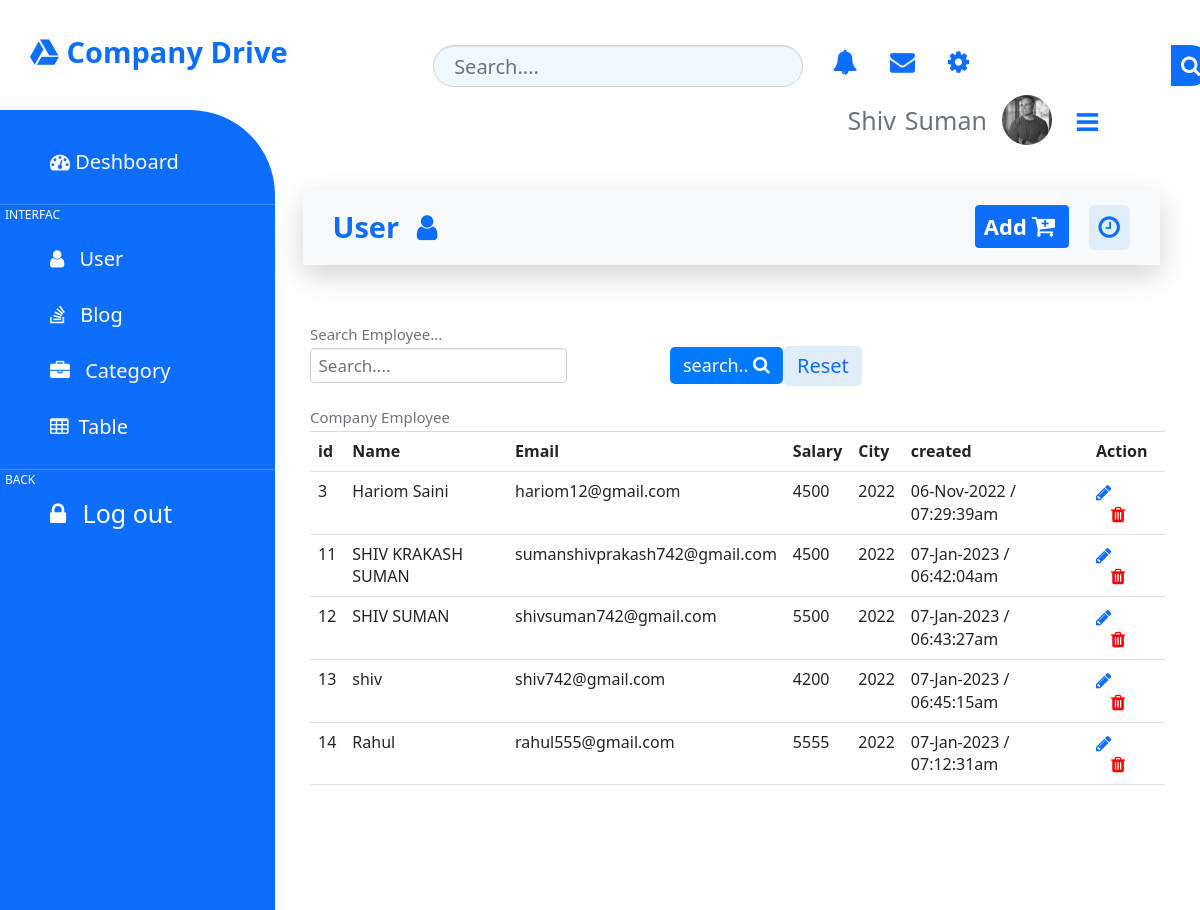
Screenshot of /backend/user/index.php (signed in) with the database file from the repository.
### tables this page shows
CREATE TABLE `user_2` (
  `id` int(11) NOT NULL,
  `name` varchar(255) NOT NULL,
  `email` varchar(255) NOT NULL,
  `salary` varchar(255) NOT NULL,
  `city` varchar(255) NOT NULL,
  `created` timestamp NOT NULL DEFAULT current_timestamp()
);

### backend/user/index.php (the view, shortened to what this page needs)
<html>
<head>
</head>
<body>
<?php
    include('../layout/sidebar.php');
?>
    <div style=" height: 100%; margin-left:275px;">
        <div class="conteinar-fluad m-5 p-2">
            <div class="nave">
                <div class="row  ">
                    <div class="col-sm-7 pt-3">
                        <input type="search" class="form-control" id="search" placeholder="Search....">
                        <a href="#" class="barsearch"><i class="fa fa-search fa-sm"></i></a>
                    </div>
                    <div class="col-sm-5">
                        <div class="float-right">
                            <div class="float-left">
                                <i class="fa fa-bell m-4 text-primary" style="font-size: 25px;"></i>
                                <i class="fa fa-envelope m-4 text-primary" style="font-size: 25px;"></i>
                                <i class="fa fa-gear m-4 text-primary" style="font-size: 25px;"></i>
                            </div>
                            <div class="float-left text-muted pl-4 m-4">
                                <h1> <?php echo $rowData['fname'];?> <span class="ml-1"><span> <?php echo $rowData['lname'];?> </h1>
                            </div>
                            <div class="float-left">
                                <img src="../../images/sidhu.PNG" class=" rounded-circle mt-2" width="50px" >
                            </div>
                            <div class="float-left ml-3">
                                <i class="fa fa-bars m-4 pt-2 text-primary"  style="font-size: 25px;"></i>
                            </div>
                        </div>
                    </div>
                </div>
            </div>
            <div class="row mt-5 pt-2 mr-2">
                <div class="shadow-lg bg-light p-4">
                    <div class="text-primary col-sm-6 mt-2">
                        <h1 style="font-size:29px;"><b> User <i class="fa fa-user ml-3"></i></b></h1>
                    </div>
                    <div class="col-sm-6 ">
                        <div class="float-right ">
                            <div class="float-left text-primary ">
                                <a href="add.php">
                                    <h1 style="font-size:22px;" class="btn btn-primary mr-2"><b>Add<i class="fa fa-cart-plus mr-2 ml-2 " style="font-size: 25px;"></i></b></h1>
                                </a>
                            </div>
                            <div class="float-left ml-4">
                                <i class="fa int fa-clock text-primary" style="font-size: 25px;"></i>
                            </div>
                        </div>
                    </div>
                </div>
            </div>
            <div class="row text-muted mt-5 pt-5">
                <h4> Search Employee... </h4>
                <?php
                    if (isset($_GET['search'])) {
                ?>
                    <form action="" method="get">
                        <input type="text" name="search" class="form-control" id="search2" placeholder="Search...." value="<?php echo $_GET['search']; ?>">
                        <button type="submit"  class="ico1 btn-primary"> search.. <i class="fa fa-search fa-sm"></i> </button>
                        <a href="http://localhost/PHP_Work/Grocery_Project_in_PHP/backend/user/"  class=" ico2 btn-muted"> Reset </a>
                    </form>
                <?php
                     } else {
                ?>
                <form action="" method="get">
                    <input type="text" name="search" class="form-control" id="search2" placeholder="Search....">
                    <button type="submit"  class="ico1 btn-primary"> search.. <i class="fa fa-search fa-sm"></i> </button>
                    <a href="http://localhost/PHP_Work/Grocery_Project_in_PHP/backend/user/"  class=" ico2 btn-muted"> Reset</a>
                </form>
                <?php
                     }
                ?>
            </div>
            <div class="row text-muted mt-4">
                <h4> Company Employee </h4>
            </div>
            <div class="row">
                <div col-sm-12>
                    <?php
                    include('../../include/db.php');
                        $sql = "select*from user_2";
                        $result = $comm->query($sql);
                    ?>
                    <table class="table table-hover">
                        <tr>
                            <th> id </th>
                            <th> Name </th>
                            <th> Email </th>
                            <th> Salary </th>
                            <th> City </th>
                            <th> created </th>
                            <th> Action </th>
                        </tr>
                        <?php
                            if($result->num_rows > 0){
                                while($row = $result->fetch_assoc () ) {
                                $d = strtotime($row['created']);
                        ?>
                        <tr>
                            <td><?php echo $row['id']; ?></td>
                            <td><?php echo $row['name']; ?></td>
                            <td><?php echo $row['email']; ?></td>
                            <td><?php echo $row['salary']; ?></td>
                            <td><?php echo $row['city']; ?></td>
                            <td><?php echo date("d-M-Y / h:i:sa", $d); ?></td>
                            <td>
                                <a href="edit.php?id=<?php echo $row['id']; ?>" class="icon2 pr-4" style=" background-color: transparent;"><i class="fa fa-pencil"></i> </a>
				                <a href="delete.php?id=<?php echo $row['id']; ?>" class="icon2 ml-4 " style="color:red; background-color: transparent;"> <i class="fa fa-trash"></i> </a>
                            </td>
                        </tr>
                        <?php
                                }
                            } else {
                        ?>
                        <tr>
                            <td colspan="7" align="center"> No Data Faund</td>
                        </tr>
                            <?php } ?>
                    </table>
                </div>
            </div>
        </div>
    </div>
</body>
</html>

### backend/user/index.php (style rules this page uses)
#search { font-size: 20px; border-radius: 50px; background: aliceblue; padding: 20px; width: 75%; float:right; }
#search2 { font-size: 17px; width: 30%; }
.int { background: #dfeef9; border-radius: 6px; padding: 10px; }
.icon2 { font-size: 18px; }
.ico1 { padding: 5px 13px; border-radius: 5px; border: none; margin: -36px 0px 0px 360px; font-size: 18px; position: absolute; }
.ico2 { padding: 5px 13px; border-radius: 5px; border: none; margin: -37px 0px 0px 474px; font-size: 20px; position: absolute; background: #e0edf9; text-decoration: none; }
.barsearch { font-size: 21px; position: absolute; margin: 0px 0px 0px 860px; border-left: 1px solid; padding: 10px; background: #0d6efd; border-radius: 0px 20px 20px 0px; color: white; }

### rows the page displays
user_2: id "3", name "Hariom Saini", email "hariom12@gmail.com", salary "4500", city "2022", created "06-Nov-2022 / 07:29:39am"
user_2: id "11", name "SHIV KRAKASH SUMAN", email "sumanshivprakash742@gmail.com", salary "4500", city "2022", created "07-Jan-2023 / 06:42:04am"
user_2: id "12", name "SHIV SUMAN", email "shivsuman742@gmail.com", salary "5500", city "2022", created "07-Jan-2023 / 06:43:27am"
user_2: id "13", name "shiv", email "shiv742@gmail.com", salary "4200", city "2022", created "07-Jan-2023 / 06:45:15am"
user_2: id "14", name "Rahul", email "rahul555@gmail.com", salary "5555", city "2022", created "07-Jan-2023 / 07:12:31am"

### other values shown
$rowData['fname'] "Shiv"
$rowData['lname'] "Suman"
